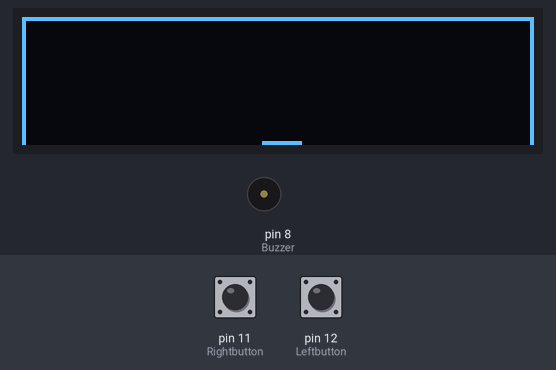
Bench run of a sketch on a simulated Arduino Uno, built with avr-gcc and run on an emulated ATmega328P. Parts: 128×32 one-colour display, buzzer (waves = sounding, pin HIGH). The test bench sets the inputs (shaded band); at power-on: pin 11 (Rightbutton) LOW, pin 12 (Leftbutton) LOW. Random numbers use the default seed unless the sketch sets one; what the sketch prints to the serial monitor is not drawn.

Above: at 1.2 s.
1.3 s: pin 11 (Rightbutton) pulled HIGH for 0.15 s
At 1.83 s:
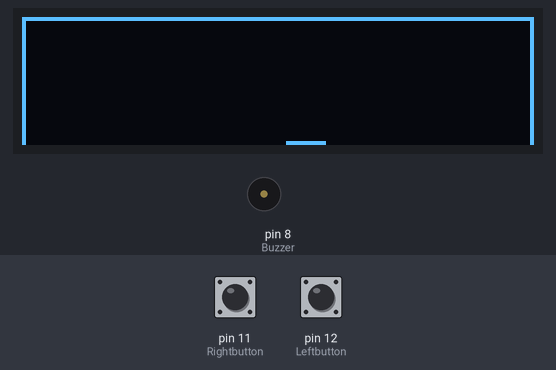
2.0 s: pin 12 (Leftbutton) pulled HIGH for 1 s
At 3.44 s:
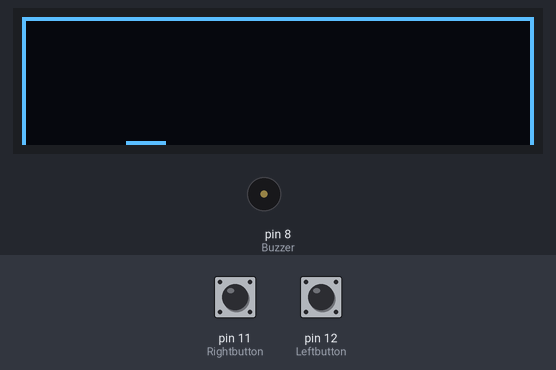
3.6 s: pin 11 (Rightbutton) pulled HIGH for 1 s
At 4.09 s:
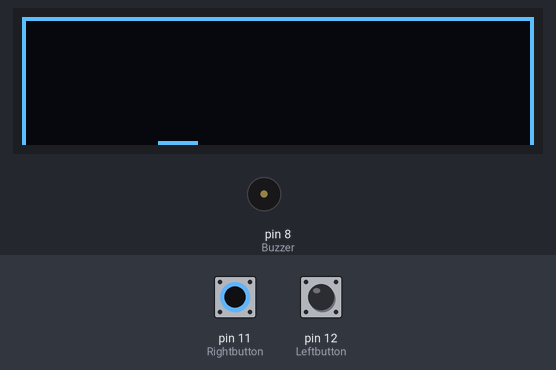
5.2 s: pin 12 (Leftbutton) pulled HIGH for 0.15 s
At 5.73 s:
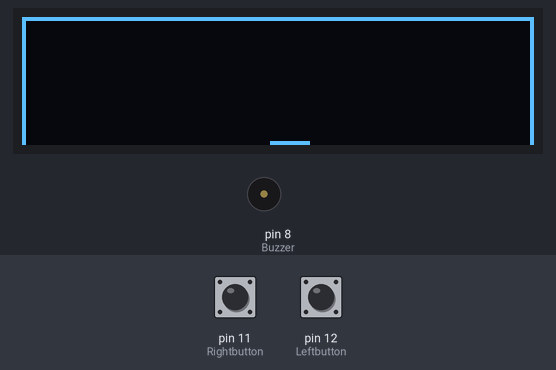
Timing chart, 0 to 6.9 s (numbered marks = the images above; inputs shaded):
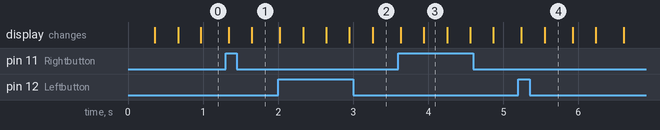

The sketch:

game.ino
```cpp
#include <Arduino.h>
#include <U8g2lib.h>
#include <SPI.h>
#include <Wire.h>
#define Leftbutton 12
#define Rightbutton 11
#define Buzzer 8
#define PlayerWidth 10
char Vector_pong[4] ={'U','D','u','d'};// U is upright: D is upleft: u is downright: d is downleft
//char IndexStart;
char Index;
int Pos_pong[2];
int randomVector;
int Pos_player[2] = {60,31};
U8G2_SSD1306_128X32_UNIVISION_F_HW_I2C u8g2(U8G2_R0);

// varieble debouce
int lastButtonStateLeft = LOW;
int ButtonStateLeft = LOW;
unsigned long long int lastTimeStateLeft;
int lastButtonStateRight = LOW;
int ButtonStateRight = LOW;
unsigned long long int lastTimeStateRight;

//varieble control player
unsigned long long int coolDownLeft = 0;
unsigned long long int coolDownRight = 0;
int LeftState;
int RightState;
void Displayplayer()
{
  u8g2.clearBuffer();
  for(int i=0;i<PlayerWidth;i++)
{
  u8g2.drawPixel(Pos_player[0]+i,Pos_player[1]);
}
u8g2.sendBuffer();
}
void ControlLeft()
{
  if(ButtonStateLeft)
  {
    if(Pos_player[0] >=1)
        Pos_player[0]-= 2;
  }
}
void ControlRight()
{
  if(ButtonStateRight)
  {
    if(Pos_player[0] < 119)
      Pos_player[0]+= 2;
  }
}
void Player_control()
{
  ControlLeft();
  ControlRight();
}
void Upright()
{

     if(Pos_pong[0] < 127 && Pos_pong[1] > 0)
    {
    u8g2.clearBuffer();
    u8g2.drawPixel(Pos_pong[0]++,Pos_pong[1]--);
    u8g2.sendBuffer();
    }

}
void Upleft()
{

    if(Pos_pong[0] > 0 && Pos_pong[1] > 0)
  {
    u8g2.clearBuffer();
    u8g2.drawPixel(Pos_pong[0]--,Pos_pong[1]--);
    u8g2.sendBuffer();
  }

}
void Downright()
{

   if(Pos_pong[0] < 127 && Pos_pong[1] < 31)
  {
    u8g2.clearBuffer();
    u8g2.drawPixel(Pos_pong[0]++,Pos_pong[1]++);
    u8g2.sendBuffer();
  }

}
void Downleft()
{

   if(Pos_pong[0] > 0 && Pos_pong[1] < 31)
  {
    u8g2.clearBuffer();
    u8g2.drawPixel(Pos_pong[0]--,Pos_pong[1]++);
    u8g2.sendBuffer();
  }

}
void Screen()
{
  for(int i=0;i<=127;i++)
    u8g2.drawPixel(i,0);
  for(int j=0;j<=31;j++)
    {
      u8g2.drawPixel(0,j);
      u8g2.drawPixel(127,j);
    }
    u8g2.sendBuffer();
}
void DisplayPong()
{
  Screen();
  if(Index == 'U')
    Upright();
  else if(Index == 'D')
    Upleft();
  else if(Index == 'd')
    Downleft();
  else if(Index == 'u')
    Downright();
}

void debouceLeft()
{
  int ReadingLeft = digitalRead(Leftbutton);
  if(ReadingLeft != lastButtonStateLeft)
    lastTimeStateLeft = millis();
  if(millis() - lastTimeStateLeft > 50)
    ButtonStateLeft = ReadingLeft;
  lastButtonStateLeft = ReadingLeft;

}
void debouceRight()
{
  int ReadingRight = digitalRead(Rightbutton);
  if(ReadingRight != lastButtonStateRight)
    lastTimeStateRight = millis();
  if(millis() - lastTimeStateRight > 50)
    ButtonStateRight = ReadingRight;
  lastButtonStateRight = ReadingRight;
}
void ReflectVector()
{

  if((Index == 'U') && (Pos_pong[0] == 127 || Pos_pong[1] == 0))
  {
    if(Pos_pong[0] == 127)
      {
    Index = 'D';
      }
     else if(Pos_pong[1] == 0)
     {
    Index = 'u';
     }
  }

  else if((Index == 'D') && (Pos_pong[0] == 0 || Pos_pong[1] == 0))
  {
    if(Pos_pong[0] == 0 )
    {
    Index = 'U';
    }
    else if(Pos_pong[1] == 0)
    {
    Index = 'd';
    }
  }

  else if((Index == 'd') && (Pos_pong[0] == 0 || Pos_pong[1] == 31))
  {
    if(Pos_pong[0] == 0 )
    {
    Index = 'u';
    }
    else
    {
      if(Pos_pong[1] == 31)
      {
        if(Pos_pong[0] >= Pos_player[0] && Pos_player[0] + 9 >= Pos_pong[0])
        {
          tone(Buzzer,262);
          delay(50);
          noTone(Buzzer);
          Index = 'D';
        }
      }
      else
        {
          Pos_pong[0] = -1;
          Pos_pong[0] = -1;
        }
    }

  }

  else if((Index == 'u') && (Pos_pong[0] == 127 || Pos_pong[1] == 31))
  {
    if(Pos_pong[0] == 127)
    {
    Index = 'd';
    }
    else
    {
       if(Pos_pong[1] == 31)
      {
         if(Pos_pong[0] >= Pos_player[0] && Pos_player[0] + 9 >= Pos_pong[0])
        {
          tone(Buzzer,262);
          delay(50);
          noTone(Buzzer);
          Index = 'U';
        }
        else
        {
          Pos_pong[0] = -1;
          Pos_pong[0] = -1;
        }
      }
    }

  }
}
void setup(void) {
  Serial.begin(9600);
   u8g2.begin();
   pinMode(Leftbutton,INPUT);
   pinMode(Rightbutton,INPUT);
   pinMode(Buzzer,OUTPUT);
   randomSeed(analogRead(A0));
   Pos_pong[0] = random(0,127);
   Pos_pong[1] = random(10,20);
   randomVector = random(0,3);
   Index = Vector_pong[randomVector];
}
// U is upright: D is upleft: u is downright: d is downleft
void loop(void) {
  debouceLeft();
  debouceRight();
Screen();
Displayplayer();
Player_control();
ReflectVector();
DisplayPong();
Serial.print(ButtonStateLeft);
Serial.print(" ");
Serial.println(ButtonStateRight);
}
```
